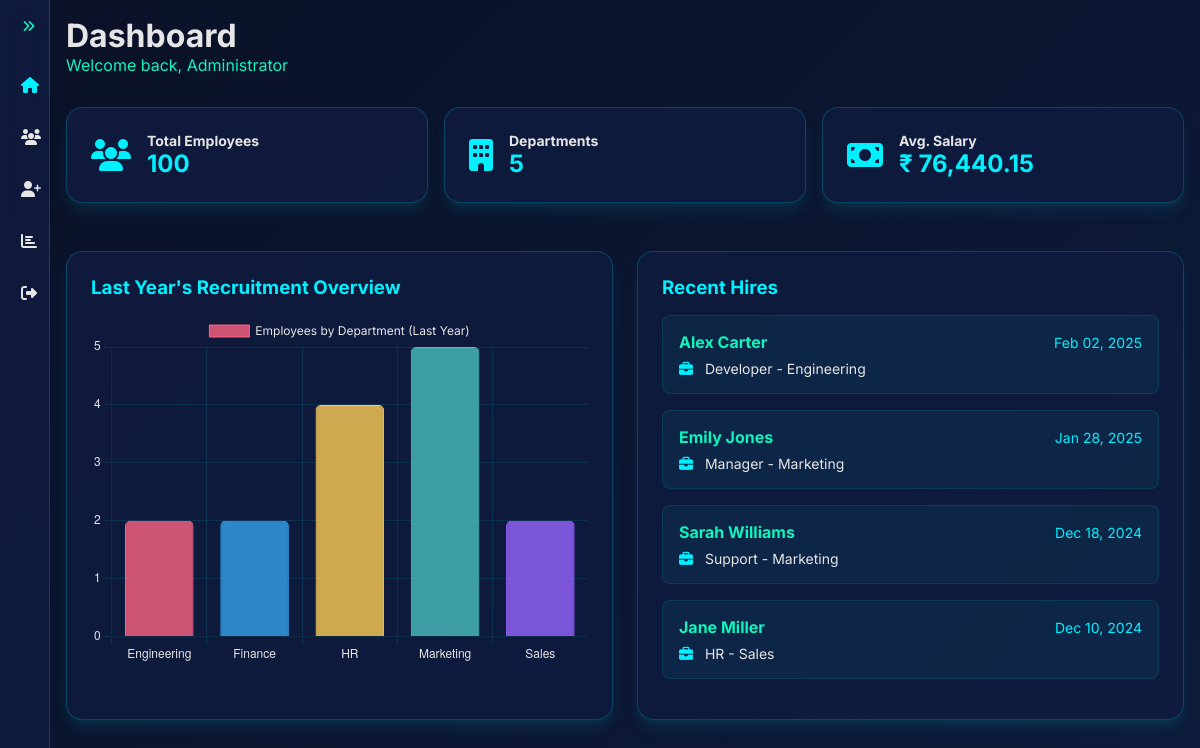
Screenshot of /dashboard.php (signed in) with the database file from the repository.
### tables this page shows
CREATE TABLE `employees` (
  `id` int(11) NOT NULL,
  `name` varchar(100) NOT NULL,
  `email` varchar(100) NOT NULL,
  `role` varchar(50) NOT NULL,
  `department` varchar(50) NOT NULL,
  `salary` decimal(10,2) NOT NULL,
  `hire_date` date DEFAULT NULL
);

### dashboard.php (the view, shortened to what this page needs)
<?php
require_once 'include/db_config.php';
$stats = [
    'total_employees' => $conn->query("SELECT COUNT(*) as count FROM employees")->fetch_assoc()['count'],
    'departments' => $conn->query("SELECT COUNT(DISTINCT department) as count FROM employees")->fetch_assoc()['count'],
    'avg_salary' => round($conn->query("SELECT AVG(salary) as avg FROM employees")->fetch_assoc()['avg'], 2)
];
$department_data = [];
$result = $conn->query("
    SELECT
        department,
        COUNT(*) as count
    FROM employees
    WHERE hire_date >= DATE_SUB(CURDATE(), INTERVAL 1 YEAR)
    GROUP BY department
    ORDER BY department ASC
");
while ($row = $result->fetch_assoc()) {
    $department_data[] = $row;
}
$recent_employees = [];
$result = $conn->query("SELECT name, role, department, hire_date FROM employees ORDER BY hire_date DESC LIMIT 4");
while ($row = $result->fetch_assoc()) {
    $recent_employees[] = $row;
}
?>
<!DOCTYPE html>
<html lang="en">
<head>
    <link href="https://cdnjs.cloudflare.com/ajax/libs/font-awesome/6.7.2/css/all.min.css" rel="stylesheet">
    <link rel="stylesheet" href="css/main.css">
    <link rel="stylesheet" href="css/dashboard.css">
</head>
<body>
    <?php include 'include/sidebar.php' ?>
    <main class="main-content">
        <div>
            <h1>Dashboard</h1>
            <p>Welcome back, Administrator</p>
        </div>
        <div class="stats-grid">
            <div class="stat-card">
                <div class="stat-icon">
                    <i class="fas fa-users fa-2x"></i>
                </div>
                <div>
                    <h5>Total Employees</h5>
                    <h3><?php echo $stats['total_employees']; ?></h3>
                </div>
            </div>
            <div class="stat-card">
                <div class="stat-icon">
                    <i class="fas fa-building fa-2x"></i>
                </div>
                <div>
                    <h5>Departments</h5>
                    <h3><?php echo $stats['departments']; ?></h3>
                </div>
            </div>
            <div class="stat-card">
                <div class="stat-icon">
                    <i class="fas fa-money-bill fa-2x"></i>
                </div>
                <div>
                    <h5>Avg. Salary</h5>
                    <h3>₹ <?php echo number_format($stats['avg_salary'], 2); ?></h3>
                </div>
            </div>
        </div>
        <div class="dashboard-flex">
            <div class="card">
                <h3>Last Year's Recruitment Overview</h3>
                <div class="chart-container">
                    <canvas id="performanceChart"></canvas>
                </div>
            </div>
            <div class="card">
                <h3>Recent Hires</h3>
                <div class="recent-hires-list">
                    <?php foreach ($recent_employees as $employee): ?>
                        <div class="hire-item">
                            <div class="hire-item-header">
                                <h4><?php echo htmlspecialchars($employee['name']); ?></h4>
                                <span><?php echo date('M d, Y', strtotime($employee['hire_date'])); ?></span>
                            </div>
                            <p class="hire-item-info">
                                <i class="fas fa-briefcase"></i>
                                <?php echo htmlspecialchars($employee['role']); ?> - <?php echo htmlspecialchars($employee['department']); ?>
                            </p>
                        </div>
                    <?php endforeach; ?>
                </div>
            </div>
        </div>
    </main>
    <script>
// Replace the existing chart code with this:
const departmentData = <?php echo json_encode($department_data); ?>;
</script>
</body>
</html>

### css/main.css (style rules this page uses)
:root { --primary-color: #00f0ff; --secondary-color: #0ff3bd; --background-dark: #0a1128; --text-light: #e6e6e6; --accent-glow: rgba(0, 240, 255, 0.3); --card-shadow: 0 10px 15px -3px rgba(0, 240, 255, 0.1), 0 4px 6px -2px rgba(0, 240, 255, 0.05); }
* { margin: 0; padding: 0; box-sizing: border-box; scrollbar-width: thin; scrollbar-color: var(--primary-color) rgba(16, 28, 64, 0.8); }
body { font-family: "Inter", sans-serif; background: linear-gradient(135deg, #0a1128 0%, #0c1b3a 100%); color: var(--text-light); min-height: 100vh; display: grid; grid-template-columns: auto 1fr; }
.main-content { padding: 1rem; max-width: 100%; }
.main-content > div:first-child p { color: var(--secondary-color); }

### css/dashboard.css (style rules this page uses)
.stats-grid { display: grid; grid-template-columns: repeat(auto-fit, minmax(250px, 1fr)); gap: 1rem; margin: 2rem 0; }
.stat-card { background: rgba(16, 28, 64, 0.8); border: 1px solid rgba(0, 240, 255, 0.2); border-radius: 1rem; padding: 1.5rem; margin-bottom: 1rem; box-shadow: var(--card-shadow); display: flex; align-items: center; gap: 1rem; }
.stat-icon { color: var(--primary-color); }
.stat-card h5 { color: var(--text-light); font-size: 0.875rem; }
.stat-card h3 { color: var(--primary-color); font-size: 1.5rem; }
.dashboard-flex { display: flex; flex-wrap: wrap; gap: 1.5rem; margin-top: 2rem; }
.card { background: rgba(16, 28, 64, 0.8); border: 1px solid rgba(0, 240, 255, 0.2); border-radius: 1rem; padding: 1.5rem; min-width: 300px; box-shadow: var(--card-shadow); flex: 1 1 300px; max-width: 100%; }
.card h3 { color: var(--primary-color); margin-bottom: 1rem; }
.chart-container { position: relative; height: 350px; }
.recent-hires-list { margin-top: 1rem; }
.hire-item { padding: 1rem; margin-bottom: 1rem; background: rgba(0, 240, 255, 0.05); border-radius: 0.5rem; border: 1px solid rgba(0, 240, 255, 0.1); }
.hire-item .hire-item-header { display: flex; justify-content: space-between; align-items: center; margin-bottom: 0.5rem; }
.hire-item h4 { color: var(--secondary-color); font-size: 1rem; }
.hire-item span { color: var(--primary-color); font-size: 0.875rem; }
.hire-item p { color: var(--text-light); font-size: 0.875rem; margin: 0; }
.hire-item .hire-item-info i { color: var(--primary-color); margin-right: 0.5rem; }

### rows the page displays
employees: name "Alex Carter", hire_date "Feb 02, 2025", role "Developer", department "Engineering"
employees: name "Emily Jones", hire_date "Jan 28, 2025", role "Manager", department "Marketing"
employees: name "Sarah Williams", hire_date "Dec 18, 2024", role "Support", department "Marketing"
employees: name "Jane Miller", hire_date "Dec 10, 2024", role "HR", department "Sales"

### other values shown
$stats['total_employees'] "100"
$stats['departments'] "5"
$stats['avg_salary'] "76,440.15"
